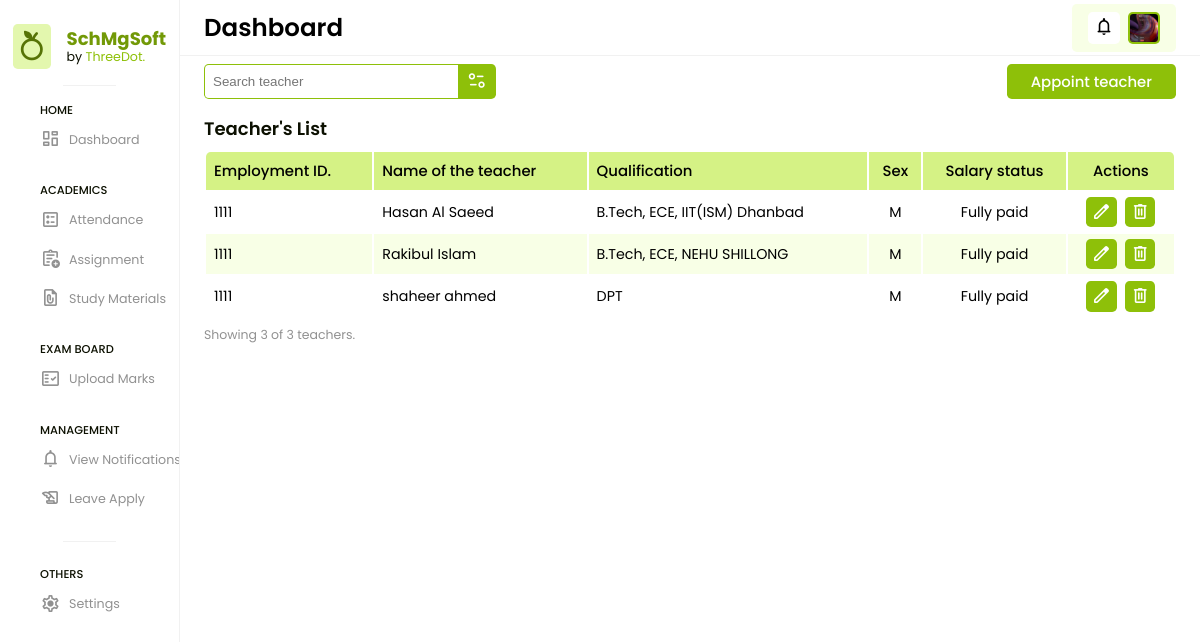
Screenshot of /teachers (signed in) with the database file from the repository.
### app/models.py (models this page shows, shortened)
class CustomUser(AbstractUser):
    USER = (
        (1, 'ADMIN'),
        (2, 'TEACHER'),
        (3, 'STUDENT')
    )
    user_type = models.CharField(choices=USER, max_length=20, default=1)
    profile_pic = models.ImageField(upload_to='media/profile_pic')
    city = models.CharField(max_length=200, blank=True)
    country = models.CharField(max_length=200, blank=True)

class Teacher(models.Model):
    admin = models.OneToOneField(CustomUser, on_delete=models.CASCADE)
    qualification = models.TextField()
    sex = models.CharField(max_length=20)
    dob = models.DateField()
    mobile_no = models.PositiveIntegerField()
    pan_no = models.CharField(max_length=10)
    aadhaar_no = models.PositiveBigIntegerField()
    vill_town = models.CharField(max_length=200)
    post_office = models.CharField(max_length=200)
    police_station = models.CharField(max_length=200)
    district = models.CharField(max_length=200)
    state = models.CharField(max_length=200)
    country = models.CharField(max_length=200)
    pin = models.PositiveIntegerField()
    bank_name = models.CharField(max_length=350)
    account_no = models.PositiveIntegerField()
    branch_name = models.CharField(max_length=350)
    ifsc = models.CharField(max_length=100)
    teacher_photo = models.ImageField(upload_to='media/profile_pic')
    cv_resume = models.FileField(upload_to='media/teachers/certificates')
    created_at = models.DateTimeField(auto_now_add=True)
    updated_at = models.DateTimeField(auto_now=True)

### SchMgSoft/admin_views.py (the view, shortened to what this page needs)
# urls.py: path('teachers', admin_views.TEACHERS, name='teachers'),
@login_required(login_url='/')
def TEACHERS(request):
    teachers = Teacher.objects.all()
    teacher_count = Teacher.objects.count()
    context = {
        'teachers': teachers,
        'teacher_count': teacher_count
    }
    return render(request, 'admin/teachers.html', context)

### templates/admin/teachers.html
{% extends "base.html" %} {% load static %}
{% block htmlhead %}
<link rel="stylesheet" href="{% static 'css/admin/teachers.css' %}" />
{% endblock htmlhead %} {% block content %}
{% include "header.html" %}
<div class="action-bar">
  <form action="" class="filter-form">
    <div class="input-group">
      <input
        type="text"
        name="filter"
        id="filter"
        placeholder="Search teacher"
      />
      <div class="icon">
        <span class="material-symbols-rounded"> page_info </span>
      </div>
    </div>
  </form>
  <div class="btn" id="appointTeacherBtn">
    <p>Appoint teacher</p>
  </div>
</div>
<div class="teacher-data">
  <h3>Teacher's List</h3>
  <table>
    <thead>
      <tr>
        <th>Employment ID.</th>
        <th>Name of the teacher</th>
        <th>Qualification</th>
        <th style="text-align: center">Sex</th>
        <th style="text-align: center">Salary status</th>
        <th style="text-align: center">Actions</th>
      </tr>
    </thead>
    <tbody>
      {% for i in teachers %}
      <tr>
        <td>1111</td>
        <td>{{ i.admin.first_name }}&nbsp;{{ i.admin.last_name }}</td>
        <td>{{ i.qualification }}</td>
        {% if i.sex == 'Male' %}
        <td style="text-align: center">M</td>
        {% elif i.sex == 'Female' %}
        <td style="text-align: center">F</td>
        {% else %}
        <td style="text-align: center">NA</td>
        {% endif %}
        <td style="text-align: center">Fully paid</td>
        <td
          style="
            display: flex;
            flex-direction: row;
            gap: 0.5rem;
            align-items: center;
            justify-content: center;
          "
        >
          <a href="{% url 'edit_teacher' i.id %}">
            <span class="material-symbols-rounded"> edit </span>
          </a>
          <a href="{% url 'delete_teacher' i.admin.id %}">
            <span class="material-symbols-rounded"> delete </span>
          </a>
        </td>
      </tr>
      {% endfor %}
    </tbody>
  </table>
  <p class="indicator">
    Showing {{ teacher_count }} of {{ teacher_count }} teachers.
  </p>
</div>
{% include 'messages.html' %}
{% include 'admin/appoint_teacher.html' %} {% endblock %}

### templates/header.html (shortened to what this page needs)
{% load static %}
{% block htmlhead %}
<link rel="stylesheet" href="{% static 'css/header.css' %}" />
{% endblock htmlhead %} {% block content %}
<header>
  <h3>Dashboard</h3>
  <div class="right">
    <div class="notification">
      <span class="material-symbols-rounded"> notifications </span>
    </div>
    <div class="user" id="pofile">
      {% if user.profile_pic == "" %}
      <img
        src="{% static 'assets/images/avatar.svg' %}"
        alt="Profile picture"
      />
      {% else %}
      <img
        src="{{ user.profile_pic }}"
        alt="Profile picture"
      />
      {% endif %}
    </div>
  </div>
</header>
{% endblock %}

### static/css/style.css (style rules this page uses)
:root { --lightest: #e3f7ae; --lighter: #d5f285; --light: #c7ee5c; --normal: #abe60b; --dark: #8ec009; --darker: #729907; --darkest: #567306; --dark-bg: #222e02; --light-bg: #f8ffe6; --dark-txt: #0c1001; --light-txt: #919191; }
*, *:before, *:after { margin: 0; padding: 0; box-sizing: border-box; font-synthesis: none; -webkit-font-smoothing: antialiased; -moz-osx-font-smoothing: grayscale; text-rendering: optimizeLegibility; }
html { scroll-behavior: smooth; }
body { margin: 0; padding: 0; min-width: 100vw; min-height: 100vh; font-family: "Poppins", sans-serif; font-synthesis: none; -webkit-font-smoothing: antialiased; -moz-osx-font-smoothing: grayscale; text-rendering: optimizeLegibility; overflow: hidden; }
a { padding: 0; margin: 0; text-decoration: none; cursor: pointer; }
.material-symbols-rounded { font-size: 1.31rem; }

### static/css/admin/teachers.css (style rules this page uses)
:root { --lightest: #e3f7ae; --lighter: #d5f285; --light: #c7ee5c; --normal: #abe60b; --dark: #8ec009; --darker: #729907; --darkest: #567306; --dark-bg: #222e02; --light-bg: #f8ffe6; --dark-txt: #0c1001; --light-txt: #919191; }
.action-bar { padding: 0.5rem 1.5rem; width: 100%; display: flex; flex-direction: row; align-items: center; justify-content: space-between; }
.action-bar .filter-form { width: 30%; height: 35px; display: flex; align-items: center; justify-content: center; }
.action-bar .filter-form .input-group { width: 100%; height: 100%; display: flex; flex-direction: row; align-items: center; justify-content: center; }
.action-bar .filter-form .input-group input { padding: 0.5rem; width: 87%; height: 100%; background: #fff; border: 1px solid var(--dark); border-right: transparent; border-radius: 0.3rem 0 0 0.3rem; }
.action-bar .filter-form .input-group .icon { width: 13%; height: 100%; display: flex; align-items: center; justify-content: center; background-color: var(--dark); border-radius: 0 0.3rem 0.3rem 0; }
.action-bar .filter-form .input-group .icon span { color: #fff; }
.action-bar .btn { padding: 0.5rem 1.5rem; width: fit-content; height: 35px; display: flex; align-items: center; justify-content: center; background-color: var(--dark); border-radius: 0.3rem; transition: all 0.3s; -webkit-transition: all 0.3s; }
.action-bar .btn p { font-size: 0.931rem; font-weight: 500; color: #fff; }
.teacher-data { padding: 0.5rem 1.5rem; width: 100%; display: flex; flex-direction: column; gap: 0.5rem; align-items: start; justify-content: center; }
.teacher-data h3 { font-size: 1.131rem; font-weight: 600; color: var(--dark-txt); text-align: left; }
table { width: 100%; }
table thead { background-color: var(--lighter); }
table thead th { padding: 0.5rem; font-size: 0.931rem; font-weight: 500; text-align: left; }
table thead th:first-child { border-top-left-radius: 0.3rem; }
table thead th:last-child { border-top-right-radius: 0.3rem; }
table tbody tr:nth-child(even) { background-color: var(--light-bg); }
table tbody tr:last-child td:first-child { border-bottom-left-radius: 0.3rem; }
table tbody tr:last-child td:last-child { border-bottom-right-radius: 0.3rem; }
table tbody tr td { padding: 0.3rem 0.5rem; font-size: 0.891rem; }
table tbody tr td a { padding: 0.3rem; width: fit-content; display: flex; flex-direction: row; align-items: center; justify-content: center; gap: 0.5rem; background-color: var(--dark); border-radius: 0.3rem; transition: all 0.3s; -webkit-transition: all 0.3s; }
table tbody tr td a span { font-size: 0.931rem; }
table tbody tr td a:link, table tbody tr td a:visited, table tbody tr td a:active, table tbody tr td a:hover { color: #fff; font-size: 0.891rem; font-weight: 500; }
.indicator { font-size: 0.781rem; color: var(--light-txt); text-align: left; }

### static/css/sidebar.css (style rules this page uses)
:root { --lightest: #e3f7ae; --lighter: #d5f285; --light: #c7ee5c; --normal: #abe60b; --dark: #8ec009; --darker: #729907; --darkest: #567306; --dark-bg: #222e02; --light-bg: #f8ffe6; --dark-txt: #0c1001; --light-txt: #919191; }

### static/css/messages.css (style rules this page uses)
:root { --lightest: #e3f7ae; --lighter: #d5f285; --light: #c7ee5c; --normal: #abe60b; --dark: #8ec009; --darker: #729907; --darkest: #567306; --dark-bg: #222e02; --light-bg: #f8ffe6; --dark-txt: #0c1001; --light-txt: #919191; }

### static/css/admin/appoint_teacher.css (style rules this page uses)
:root { --lightest: #e3f7ae; --lighter: #d5f285; --light: #c7ee5c; --normal: #abe60b; --dark: #8ec009; --darker: #729907; --darkest: #567306; --dark-bg: #222e02; --light-bg: #f8ffe6; --dark-txt: #0c1001; --light-txt: #919191; }

### rows the page displays
CustomUser: profile_pic (picture)
Teacher: admin.first_name "Hasan", admin.last_name "Al Saeed", qualification "B.Tech, ECE, IIT(ISM) Dhanbad", sex "M"
Teacher: admin.first_name "Rakibul", admin.last_name "Islam", qualification "B.Tech, ECE, NEHU SHILLONG", sex "M"
Teacher: admin.first_name "shaheer", admin.last_name "ahmed", qualification "DPT", sex "M"

### other values shown
{{ teacher_count }} "3"
